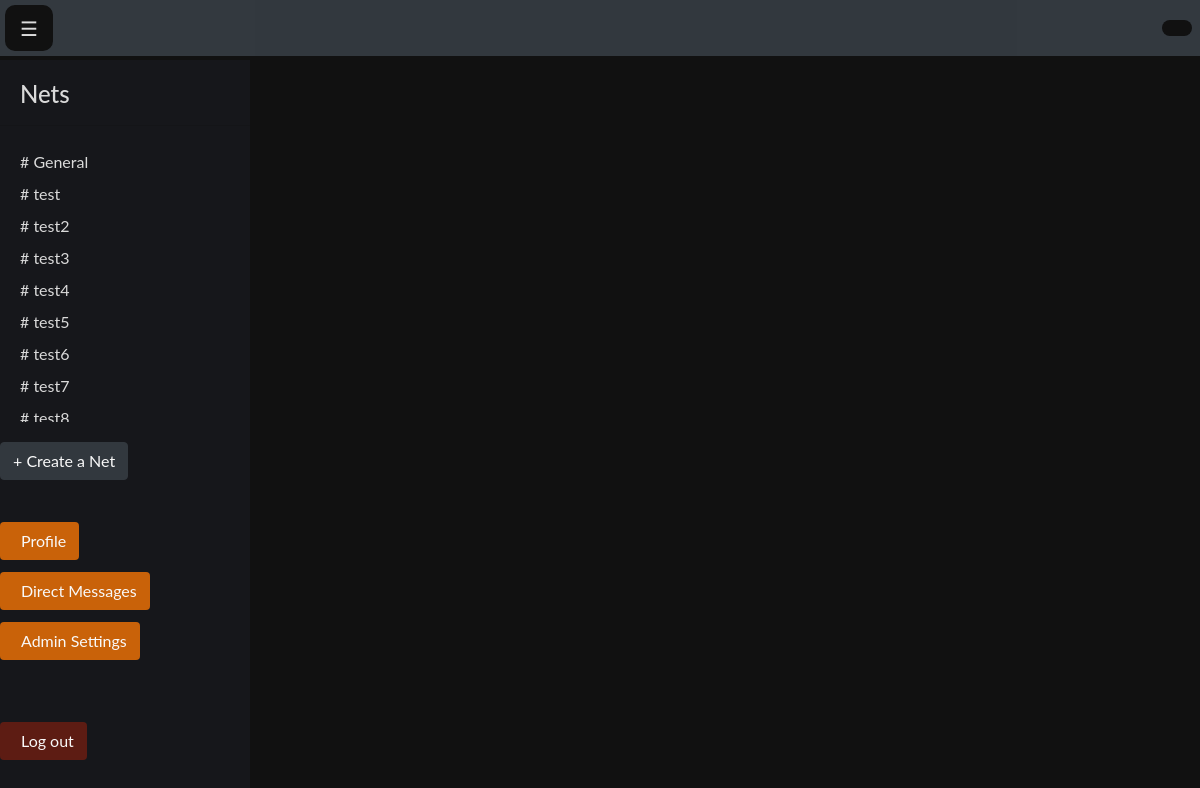
The app's page /net/index/ (signed in), older data.
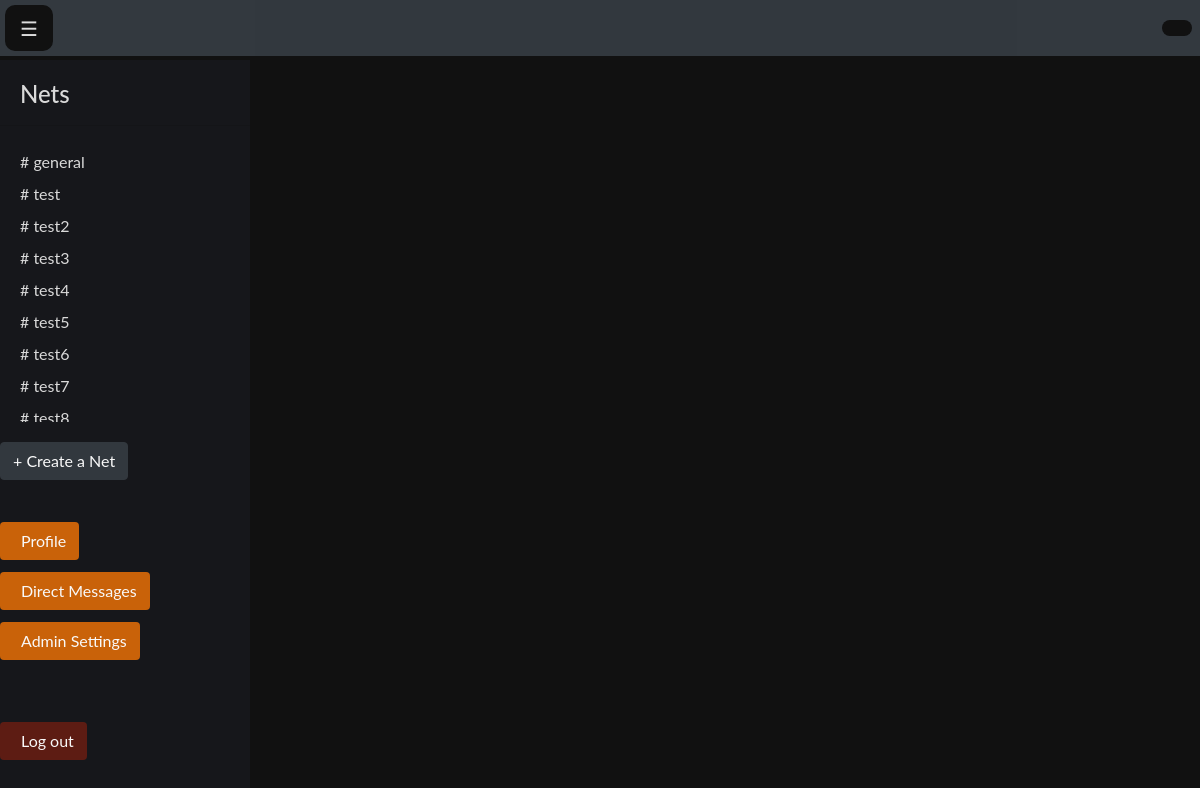
The same page, newer data.
### nets/models.py (models this page shows)
class Net(models.Model):
	title = models.CharField(max_length=20, unique=True)

### nets/views.py (the view)
# urls.py: path('net/index/', net_views.index, name='net_index'),
@login_required
def index(request):
	if request.method == 'POST':
		form = CreateNet(request.POST)
		if form.is_valid():
			if request.user.profile.role == "Admin":
				form.save()
	createnet_form = CreateNet
	nets = Net.objects.all()
	users = User.objects.all()
	context = {
		'nets': nets,
		'users': users,
		'createnet_form': createnet_form
	}
	return render(request, 'nets/index.html', context)

### users/models.py (called while the page is built)
	def last_seen(self):
	    return cache.get('seen_%s' % self.user.username)

	def online(self):
	    if self.last_seen():
	        now = datetime.datetime.now()
	        if now > self.last_seen() + datetime.timedelta(
	                     seconds=settings.USER_ONLINE_TIMEOUT):
	            return False
	        else:
	            return True
	    else:
	        return False

### nets/templates/nets/index.html (shortened to what this page needs)
{% extends 'nets/base.html' %}
{% load crispy_forms_tags %}
{% block content %}
<head>
</head>
<body style="background-color:#111;">
</body>
{% endblock content %}

### nets/templates/nets/base.html (shortened to what this page needs)
<!DOCTYPE html>
<html lang="en">
<head>
	<link rel="stylesheet" href="https://stackpath.bootstrapcdn.com/bootstrap/4.3.1/css/bootstrap.min.css">
	<link href="//netdna.bootstrapcdn.com/font-awesome/3.2.1/css/font-awesome.css" rel="stylesheet">
</head>
{% include "nets/navbar.html" %}
{% block content%}
{% endblock %}

### nets/templates/nets/navbar.html (shortened to what this page needs)
{% load static %}
<!DOCTYPE html>
<html>
<head>
<link href="//netdna.bootstrapcdn.com/font-awesome/3.2.1/css/font-awesome.css" rel="stylesheet">
</head>
<body>
<div id="mySidebar" class="sidebar">
  {% if 'directmessage' in request.path %}
    <h4 style="color:#e0e0e0; margin-left: 20px;">Direct Messages</h4>
    <hr style="color:#e0e0e0;">
  {% elif 'net' in request.path %}
    <h4 style="color:#e0e0e0; margin-left: 20px;">Nets</h4>
    <hr style="color:#e0e0e0;">
      <div class="nets-section">
        {% for net in nets %}
          <a href="{% url 'net' net.id %}" id="net_link"># {{net.title}}</a>
        {% endfor %}
      </div>
      {% if user.profile.role == 'Admin' or user.profile.role == 'Moderator' %}
        <button type="button" class="createnet btn btn-dark" data-toggle="modal" data-target="#exampleModalCenter">
          + Create a Net
        </button>
      {% endif %}
  {% endif %}
  {% if 'directmessage' not in request.path %}
      <button class = 'btn dmbutton' style='background-color:#ce650a; color:white;' onclick="location.href='{% url 'dm_index' %}'">Direct Messages</button>
  {% endif %}
  {% if user.is_authenticated %}
      <button class = 'btn profilebutton' onclick="window.location.href='{% url 'profile' %}';">Profile</button>
  {% endif %}
  {% if user.is_authenticated %}
    {% if user.profile.role == 'Admin' %}
      <button class = 'btn adminbutton' onclick="window.location.href='{% url 'adminsettings' %}';">Admin Settings</button>
    {% endif %}
  {% endif %}
  <button class = 'btn logout' onclick="window.location.href='{% url 'logout' %}';">Log out</button>
</div>
<nav id ="main" class="navbar navbar-expand-lg navbar-light bg-dark" style="opacity:98%;">
  <button id="mybtn" class="openbtn" onclick="toggleLeftNav()">☰</button>
  <button id="userbtn" class="openusrbtn" onclick="toggleRightNav()"></button>
</nav>
</body>
</html>

### nets/templates/nets/navbar.html (style rules this page uses)
body { font-family: "Lato", sans-serif; }
.sidebar { height: 100%; width: 0; position: fixed; z-index: 1; top: 60px; left: 0; background-color: #17181c; overflow-x: hidden; transition: 0.36s; padding-top: 20px; opacity: 98%; }
.sidebar a { padding: 8px 8px 0px 20px; text-decoration: none; font-size: 16px; color: #e0e0e0; display: block; transition: 0.3s; }
.openbtn { border: 0; outline: none; font-size: 20px; cursor: pointer; background-color: #111; color: white; padding: 8px 15px; border-radius: 10px; color: rgba(0,0,0,0); text-shadow: 0 0 0 #e0e0e0; }
.openusrbtn { border: 0; outline: none; font-size: 20px; cursor: pointer; right: 8px; background-color: #111; color: white; padding: 8px 15px; border-radius: 10px; color: rgba(0,0,0,0); text-shadow: 0 0 0 #e0e0e0; position: absolute; }
.adminbutton { position: absolute; bottom: 200px; padding-left: 20px; background-color:#ce650a; color:white; }
.logout { position: absolute; bottom: 100px; padding-left: 20px; background-color:#601d14; color:white; }
.profilebutton { position: absolute; bottom: 300px; padding-left: 20px; background-color:#ce650a; color:white; }
.dmbutton { position: absolute; bottom: 250px; padding-left: 20px; }
.createnet { position: absolute; margin-top: 20px; }
#main { transition: margin-left .5s; padding: 5px; }
.nets-section { max-height: 35vh; overflow-y: auto; }

Row changes from the older to the newer data that the page shows:
changed Net: title "General" → "general"
